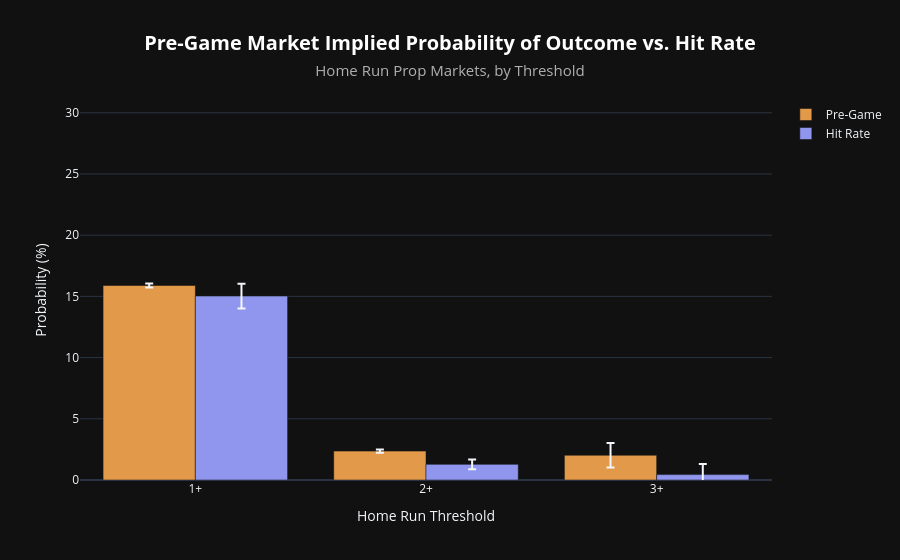

The notebook cell saved with this chart:
### Code cell
# Comparison Analysis
# Note, hover over bars for t-test

graph_comparison_by_threshold(
    df            = homeruns_df,
    graph_title   = "Home Run",
    n_req_trades  = 500,
    n_req_markets = 10,
    ci            = 0.95,
)

### Figure 1 — Plotly figure (JSON) as saved in the notebook; plotly's stock layout.template omitted (floating-point values rounded to 4 significant figures)
{"data": [{"error_y": {"array": [0.1537, 0.1354, 0.9992], "type": "data", "visible": true}, "hovertemplate": ["<b>Pre-Game:</b> 15.89%<br><b>Hit Rate:</b> 15.03%<br><b>Paired t-test:</b><br>&nbsp;&nbsp;• t = 1.69<br>&nbsp;&nbsp;• p = 0.0903<br>&nbsp;&nbsp;• n (markets) = 4,805<extra></extra>", "<b>Pre-Game:</b> 2.36%<br><b>Hit Rate:</b> 1.28%<br><b>Paired t-test:</b><br>&nbsp;&nbsp;• t = 5.11<br>&nbsp;&nbsp;• p = 0.0000<br>&nbsp;&nbsp;• n (markets) = 3,131<extra></extra>", "<b>Pre-Game:</b> 2.02%<br><b>Hit Rate:</b> 0.44%<br><b>Paired t-test:</b><br>&nbsp;&nbsp;• t = 2.34<br>&nbsp;&nbsp;• p = 0.0201<br>&nbsp;&nbsp;• n (markets) = 227<extra></extra>"], "marker": {"color": "#E29A4A"}, "name": "Pre-Game", "type": "bar", "x": ["1+", "2+", "3+"], "y": [15.89, 2.36, 2.02]}, {"error_y": {"array": [1.011, 0.3936, 0.8681], "type": "data", "visible": true}, "hovertemplate": ["<b>Pre-Game:</b> 15.89%<br><b>Hit Rate:</b> 15.03%<br><b>Paired t-test:</b><br>&nbsp;&nbsp;• t = 1.69<br>&nbsp;&nbsp;• p = 0.0903<br>&nbsp;&nbsp;• n (markets) = 4,805<extra></extra>", "<b>Pre-Game:</b> 2.36%<br><b>Hit Rate:</b> 1.28%<br><b>Paired t-test:</b><br>&nbsp;&nbsp;• t = 5.11<br>&nbsp;&nbsp;• p = 0.0000<br>&nbsp;&nbsp;• n (markets) = 3,131<extra></extra>", "<b>Pre-Game:</b> 2.02%<br><b>Hit Rate:</b> 0.44%<br><b>Paired t-test:</b><br>&nbsp;&nbsp;• t = 2.34<br>&nbsp;&nbsp;• p = 0.0201<br>&nbsp;&nbsp;• n (markets) = 227<extra></extra>"], "marker": {"color": "#9096ED"}, "name": "Hit Rate", "type": "bar", "x": ["1+", "2+", "3+"], "y": [15.03, 1.278, 0.4405]}], "layout": {"barmode": "group", "legend": {"title": {"text": ""}}, "paper_bgcolor": "#111111", "plot_bgcolor": "#111111", "title": {"font": {"color": "#ffffff", "size": 20}, "text": "<b>Pre-Game Market Implied Probability of Outcome vs. Hit Rate</b><br><span style='font-size: 15px; color: #b0b0b0;'>Home Run Prop Markets, by Threshold</span>", "x": 0.5, "xanchor": "center"}, "xaxis": {"title": {"text": "Home Run Threshold"}}, "yaxis": {"range": [0, 31.04], "title": {"text": "Probability (%)"}}}}
